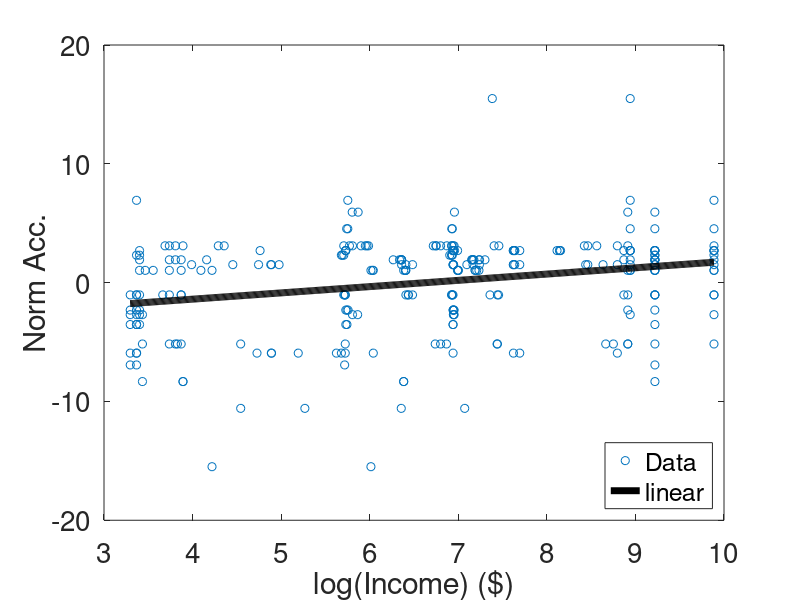

Write the MATLAB code that produced this figure.
clear;
load('resnet101.mat')
price = log(double(price'));
acc5 = double(acc5');
category = double(category');

cat_num = length(unique(category));
means = zeros(cat_num, 1);
counts = zeros(cat_num, 1);
stds = zeros(cat_num, 1);
for i=1:cat_num
    vec = acc5(category == (i-1));
    means(i) = mean(vec);
    counts(i) = length(vec);
    stds(i) = sqrt(means(i)*(1-means(i))/length(vec));
end

norm_acc = zeros(size(acc5));
for i=1:length(acc5)
    cat = category(i)+1;
    norm_acc(i) = (acc5(i) - means(cat))/stds(cat);
end

x = price;
y = norm_acc;
X = [ones(length(x), 1), x];

plot(x, y, 'o', 'Displayname', 'Data')
hold on

[b, bint, r, rint, stats] = regress(y, X);
xfit = min(x):0.01:max(x);
yfit = b(1) + b(2)*xfit;
plot(xfit, yfit, '-k', 'Displayname', 'linear', 'linewidth', 5);

xlabel('log(Income) ($)');
ylabel('Norm Acc.');
hold off

lgd = legend('Location', 'southeast');
set(gca, 'FontSize', 20)
set(gcf, 'PaperUnits', 'inches');
set(gcf, 'PaperSize', [6.5 5]);

print('-f1', 'norm_scatter.png', '-dpng')
%print('-f1', 'norm_scatter.pdf', '-dpdf', '-fillpage');


